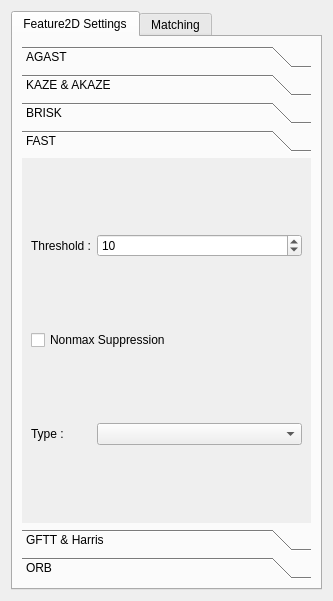
<?xml version="1.0" encoding="UTF-8"?>
<ui version="4.0">
 <class>PluginGui</class>
 <widget class="QWidget" name="PluginGui">
  <property name="geometry">
   <rect>
    <x>0</x>
    <y>0</y>
    <width>333</width>
    <height>601</height>
   </rect>
  </property>
  <property name="windowTitle">
   <string>Form</string>
  </property>
  <layout class="QGridLayout" name="gridLayout">
   <item row="0" column="0">
    <widget class="QTabWidget" name="tabWidget">
     <property name="currentIndex">
      <number>0</number>
     </property>
     <widget class="QWidget" name="tab">
      <attribute name="title">
       <string>Feature2D Settings</string>
      </attribute>
      <layout class="QGridLayout" name="gridLayout_8">
       <item row="0" column="0">
        <widget class="QToolBox" name="toolBox">
         <property name="currentIndex">
          <number>3</number>
         </property>
         <widget class="QWidget" name="page">
          <property name="geometry">
           <rect>
            <x>0</x>
            <y>0</y>
            <width>293</width>
            <height>348</height>
           </rect>
          </property>
          <attribute name="label">
           <string>AGAST</string>
          </attribute>
          <layout class="QGridLayout" name="gridLayout_2">
           <item row="0" column="1">
            <widget class="QSpinBox" name="agastThreshSpin">
             <property name="maximum">
              <number>255</number>
             </property>
             <property name="value">
              <number>10</number>
             </property>
            </widget>
           </item>
           <item row="0" column="0">
            <widget class="QLabel" name="label">
             <property name="sizePolicy">
              <sizepolicy hsizetype="Fixed" vsizetype="Preferred">
               <horstretch>0</horstretch>
               <verstretch>0</verstretch>
              </sizepolicy>
             </property>
             <property name="text">
              <string>Threshold :</string>
             </property>
            </widget>
           </item>
           <item row="1" column="0" colspan="2">
            <widget class="QCheckBox" name="agastNonmaxCheck">
             <property name="text">
              <string>Nonmax Suppression</string>
             </property>
            </widget>
           </item>
           <item row="2" column="0">
            <widget class="QLabel" name="label_2">
             <property name="sizePolicy">
              <sizepolicy hsizetype="Fixed" vsizetype="Preferred">
               <horstretch>0</horstretch>
               <verstretch>0</verstretch>
              </sizepolicy>
             </property>
             <property name="text">
              <string>Type :</string>
             </property>
            </widget>
           </item>
           <item row="2" column="1">
            <widget class="QComboBox" name="agastTypeCombo"/>
           </item>
          </layout>
         </widget>
         <widget class="QWidget" name="page_2">
          <property name="geometry">
           <rect>
            <x>0</x>
            <y>0</y>
            <width>293</width>
            <height>348</height>
           </rect>
          </property>
          <attribute name="label">
           <string>KAZE &amp;&amp; AKAZE</string>
          </attribute>
          <layout class="QGridLayout" name="gridLayout_3">
           <item row="2" column="0" colspan="2">
            <widget class="QCheckBox" name="kazeUprightCheck">
             <property name="text">
              <string>Upright</string>
             </property>
            </widget>
           </item>
           <item row="5" column="0">
            <widget class="QLabel" name="label_4">
             <property name="sizePolicy">
              <sizepolicy hsizetype="Fixed" vsizetype="Preferred">
               <horstretch>0</horstretch>
               <verstretch>0</verstretch>
              </sizepolicy>
             </property>
             <property name="text">
              <string>Nr. of Octaves :</string>
             </property>
             <property name="wordWrap">
              <bool>true</bool>
             </property>
            </widget>
           </item>
           <item row="6" column="0">
            <widget class="QLabel" name="label_5">
             <property name="sizePolicy">
              <sizepolicy hsizetype="Fixed" vsizetype="Preferred">
               <horstretch>0</horstretch>
               <verstretch>0</verstretch>
              </sizepolicy>
             </property>
             <property name="text">
              <string>Nr. of Octave Layers :</string>
             </property>
             <property name="wordWrap">
              <bool>true</bool>
             </property>
            </widget>
           </item>
           <item row="3" column="0">
            <widget class="QLabel" name="label_6">
             <property name="sizePolicy">
              <sizepolicy hsizetype="Fixed" vsizetype="Preferred">
               <horstretch>0</horstretch>
               <verstretch>0</verstretch>
              </sizepolicy>
             </property>
             <property name="text">
              <string>Descriptor Type :</string>
             </property>
             <property name="wordWrap">
              <bool>true</bool>
             </property>
            </widget>
           </item>
           <item row="6" column="1">
            <widget class="QSpinBox" name="kazeLayerSpin">
             <property name="maximum">
              <number>999</number>
             </property>
             <property name="value">
              <number>4</number>
             </property>
            </widget>
           </item>
           <item row="3" column="1">
            <widget class="QComboBox" name="akazeDescriptCombo"/>
           </item>
           <item row="1" column="0" colspan="2">
            <widget class="QCheckBox" name="kazeExtendCheck">
             <property name="text">
              <string>Extended</string>
             </property>
            </widget>
           </item>
           <item row="5" column="1">
            <widget class="QSpinBox" name="kazeOctaveSpin">
             <property name="maximum">
              <number>999</number>
             </property>
             <property name="value">
              <number>4</number>
             </property>
            </widget>
           </item>
           <item row="0" column="0" colspan="2">
            <widget class="QCheckBox" name="kazeAcceleratedCheck">
             <property name="text">
              <string>Accelerated</string>
             </property>
            </widget>
           </item>
           <item row="4" column="0">
            <widget class="QLabel" name="label_3">
             <property name="sizePolicy">
              <sizepolicy hsizetype="Fixed" vsizetype="Preferred">
               <horstretch>0</horstretch>
               <verstretch>0</verstretch>
              </sizepolicy>
             </property>
             <property name="text">
              <string>Threshold :</string>
             </property>
             <property name="wordWrap">
              <bool>true</bool>
             </property>
            </widget>
           </item>
           <item row="4" column="1">
            <widget class="QDoubleSpinBox" name="kazeThreshSpin">
             <property name="decimals">
              <number>6</number>
             </property>
             <property name="maximum">
              <double>10.000000000000000</double>
             </property>
             <property name="singleStep">
              <double>0.000100000000000</double>
             </property>
             <property name="value">
              <double>0.000100000000000</double>
             </property>
            </widget>
           </item>
           <item row="7" column="0">
            <widget class="QLabel" name="label_7">
             <property name="text">
              <string>Diffusivity :</string>
             </property>
             <property name="wordWrap">
              <bool>true</bool>
             </property>
            </widget>
           </item>
           <item row="7" column="1">
            <widget class="QComboBox" name="kazeDiffCombo"/>
           </item>
          </layout>
         </widget>
         <widget class="QWidget" name="page_3">
          <property name="geometry">
           <rect>
            <x>0</x>
            <y>0</y>
            <width>293</width>
            <height>348</height>
           </rect>
          </property>
          <attribute name="label">
           <string>BRISK</string>
          </attribute>
          <layout class="QGridLayout" name="gridLayout_4">
           <item row="0" column="0">
            <widget class="QLabel" name="label_8">
             <property name="sizePolicy">
              <sizepolicy hsizetype="Fixed" vsizetype="Preferred">
               <horstretch>0</horstretch>
               <verstretch>0</verstretch>
              </sizepolicy>
             </property>
             <property name="text">
              <string>Threshold :</string>
             </property>
            </widget>
           </item>
           <item row="0" column="1">
            <widget class="QSpinBox" name="briskThreshSpin">
             <property name="maximum">
              <number>999</number>
             </property>
             <property name="value">
              <number>30</number>
             </property>
            </widget>
           </item>
           <item row="1" column="0">
            <widget class="QLabel" name="label_9">
             <property name="sizePolicy">
              <sizepolicy hsizetype="Fixed" vsizetype="Preferred">
               <horstretch>0</horstretch>
               <verstretch>0</verstretch>
              </sizepolicy>
             </property>
             <property name="text">
              <string>Octaves :</string>
             </property>
            </widget>
           </item>
           <item row="2" column="0">
            <widget class="QLabel" name="label_10">
             <property name="sizePolicy">
              <sizepolicy hsizetype="Fixed" vsizetype="Preferred">
               <horstretch>0</horstretch>
               <verstretch>0</verstretch>
              </sizepolicy>
             </property>
             <property name="text">
              <string>Pattern Scale :</string>
             </property>
            </widget>
           </item>
           <item row="1" column="1">
            <widget class="QSpinBox" name="briskOctaveSpin">
             <property name="value">
              <number>3</number>
             </property>
            </widget>
           </item>
           <item row="2" column="1">
            <widget class="QDoubleSpinBox" name="briskScaleSpin">
             <property name="value">
              <double>1.000000000000000</double>
             </property>
            </widget>
           </item>
          </layout>
         </widget>
         <widget class="QWidget" name="page_4">
          <property name="geometry">
           <rect>
            <x>0</x>
            <y>0</y>
            <width>293</width>
            <height>348</height>
           </rect>
          </property>
          <attribute name="label">
           <string>FAST</string>
          </attribute>
          <layout class="QGridLayout" name="gridLayout_5">
           <item row="2" column="0">
            <widget class="QLabel" name="label_12">
             <property name="sizePolicy">
              <sizepolicy hsizetype="Fixed" vsizetype="Preferred">
               <horstretch>0</horstretch>
               <verstretch>0</verstretch>
              </sizepolicy>
             </property>
             <property name="text">
              <string>Type :</string>
             </property>
            </widget>
           </item>
           <item row="0" column="0">
            <widget class="QLabel" name="label_11">
             <property name="sizePolicy">
              <sizepolicy hsizetype="Fixed" vsizetype="Preferred">
               <horstretch>0</horstretch>
               <verstretch>0</verstretch>
              </sizepolicy>
             </property>
             <property name="text">
              <string>Threshold :</string>
             </property>
            </widget>
           </item>
           <item row="1" column="0" colspan="3">
            <widget class="QCheckBox" name="fastNonmaxCheck">
             <property name="text">
              <string>Nonmax Suppression</string>
             </property>
            </widget>
           </item>
           <item row="0" column="1" colspan="2">
            <widget class="QSpinBox" name="fastThreshSpin">
             <property name="value">
              <number>10</number>
             </property>
            </widget>
           </item>
           <item row="2" column="1" colspan="2">
            <widget class="QComboBox" name="fastTypeCombo"/>
           </item>
          </layout>
         </widget>
         <widget class="QWidget" name="page_5">
          <property name="geometry">
           <rect>
            <x>0</x>
            <y>0</y>
            <width>293</width>
            <height>348</height>
           </rect>
          </property>
          <attribute name="label">
           <string>GFTT &amp;&amp; Harris</string>
          </attribute>
          <layout class="QGridLayout" name="gridLayout_6">
           <item row="0" column="0" colspan="2">
            <widget class="QCheckBox" name="harrisCheck">
             <property name="text">
              <string>Use Harris</string>
             </property>
            </widget>
           </item>
           <item row="4" column="0">
            <widget class="QLabel" name="label_16">
             <property name="sizePolicy">
              <sizepolicy hsizetype="Fixed" vsizetype="Preferred">
               <horstretch>0</horstretch>
               <verstretch>0</verstretch>
              </sizepolicy>
             </property>
             <property name="text">
              <string>Min Distance :</string>
             </property>
            </widget>
           </item>
           <item row="2" column="0">
            <widget class="QLabel" name="label_14">
             <property name="sizePolicy">
              <sizepolicy hsizetype="Fixed" vsizetype="Preferred">
               <horstretch>0</horstretch>
               <verstretch>0</verstretch>
              </sizepolicy>
             </property>
             <property name="text">
              <string>Block Size :</string>
             </property>
            </widget>
           </item>
           <item row="3" column="0">
            <widget class="QLabel" name="label_15">
             <property name="sizePolicy">
              <sizepolicy hsizetype="Fixed" vsizetype="Preferred">
               <horstretch>0</horstretch>
               <verstretch>0</verstretch>
              </sizepolicy>
             </property>
             <property name="text">
              <string>Max Features :</string>
             </property>
            </widget>
           </item>
           <item row="1" column="0">
            <widget class="QLabel" name="label_13">
             <property name="sizePolicy">
              <sizepolicy hsizetype="Fixed" vsizetype="Preferred">
               <horstretch>0</horstretch>
               <verstretch>0</verstretch>
              </sizepolicy>
             </property>
             <property name="text">
              <string>K :</string>
             </property>
            </widget>
           </item>
           <item row="5" column="0">
            <widget class="QLabel" name="label_17">
             <property name="sizePolicy">
              <sizepolicy hsizetype="Fixed" vsizetype="Preferred">
               <horstretch>0</horstretch>
               <verstretch>0</verstretch>
              </sizepolicy>
             </property>
             <property name="text">
              <string>Quality Level :</string>
             </property>
            </widget>
           </item>
           <item row="2" column="1">
            <widget class="QSpinBox" name="gfttBlockSpin">
             <property name="value">
              <number>3</number>
             </property>
            </widget>
           </item>
           <item row="1" column="1">
            <widget class="QDoubleSpinBox" name="harrisKSpin">
             <property name="decimals">
              <number>5</number>
             </property>
             <property name="singleStep">
              <double>0.010000000000000</double>
             </property>
             <property name="value">
              <double>0.040000000000000</double>
             </property>
            </widget>
           </item>
           <item row="3" column="1">
            <widget class="QSpinBox" name="gfttMaxSpin">
             <property name="maximum">
              <number>999999</number>
             </property>
             <property name="value">
              <number>1000</number>
             </property>
            </widget>
           </item>
           <item row="5" column="1">
            <widget class="QDoubleSpinBox" name="gfttQualitySpin">
             <property name="decimals">
              <number>5</number>
             </property>
             <property name="maximum">
              <double>999.000000000000000</double>
             </property>
             <property name="singleStep">
              <double>0.010000000000000</double>
             </property>
             <property name="value">
              <double>0.010000000000000</double>
             </property>
            </widget>
           </item>
           <item row="4" column="1">
            <widget class="QDoubleSpinBox" name="gfttDistSpin">
             <property name="decimals">
              <number>5</number>
             </property>
             <property name="maximum">
              <double>99999.000000000000000</double>
             </property>
             <property name="value">
              <double>1.000000000000000</double>
             </property>
            </widget>
           </item>
          </layout>
          <zorder>label_13</zorder>
          <zorder>label_14</zorder>
          <zorder>label_15</zorder>
          <zorder>label_16</zorder>
          <zorder>label_17</zorder>
          <zorder>gfttBlockSpin</zorder>
          <zorder>harrisKSpin</zorder>
          <zorder>gfttMaxSpin</zorder>
          <zorder>gfttQualitySpin</zorder>
          <zorder>gfttDistSpin</zorder>
          <zorder>harrisCheck</zorder>
         </widget>
         <widget class="QWidget" name="page_6">
          <property name="geometry">
           <rect>
            <x>0</x>
            <y>0</y>
            <width>293</width>
            <height>348</height>
           </rect>
          </property>
          <attribute name="label">
           <string>ORB</string>
          </attribute>
          <layout class="QGridLayout" name="gridLayout_7">
           <item row="3" column="1">
            <widget class="QSpinBox" name="orbPatchSpin">
             <property name="value">
              <number>31</number>
             </property>
            </widget>
           </item>
           <item row="1" column="0">
            <widget class="QLabel" name="label_19">
             <property name="sizePolicy">
              <sizepolicy hsizetype="Fixed" vsizetype="Preferred">
               <horstretch>0</horstretch>
               <verstretch>0</verstretch>
              </sizepolicy>
             </property>
             <property name="text">
              <string>Scale Factor :</string>
             </property>
            </widget>
           </item>
           <item row="4" column="1">
            <widget class="QSpinBox" name="orbWtaSpin">
             <property name="value">
              <number>2</number>
             </property>
            </widget>
           </item>
           <item row="6" column="0">
            <widget class="QLabel" name="label_24">
             <property name="sizePolicy">
              <sizepolicy hsizetype="Fixed" vsizetype="Preferred">
               <horstretch>0</horstretch>
               <verstretch>0</verstretch>
              </sizepolicy>
             </property>
             <property name="text">
              <string>Fast Threshold :</string>
             </property>
            </widget>
           </item>
           <item row="3" column="0">
            <widget class="QLabel" name="label_21">
             <property name="sizePolicy">
              <sizepolicy hsizetype="Fixed" vsizetype="Preferred">
               <horstretch>0</horstretch>
               <verstretch>0</verstretch>
              </sizepolicy>
             </property>
             <property name="text">
              <string>Patch Size :</string>
             </property>
            </widget>
           </item>
           <item row="2" column="0">
            <widget class="QLabel" name="label_20">
             <property name="sizePolicy">
              <sizepolicy hsizetype="Fixed" vsizetype="Preferred">
               <horstretch>0</horstretch>
               <verstretch>0</verstretch>
              </sizepolicy>
             </property>
             <property name="text">
              <string>Nr. of Levels :</string>
             </property>
            </widget>
           </item>
           <item row="1" column="1">
            <widget class="QDoubleSpinBox" name="orbScaleSpin">
             <property name="value">
              <double>1.200000000000000</double>
             </property>
            </widget>
           </item>
           <item row="0" column="0">
            <widget class="QLabel" name="label_18">
             <property name="sizePolicy">
              <sizepolicy hsizetype="Fixed" vsizetype="Preferred">
               <horstretch>0</horstretch>
               <verstretch>0</verstretch>
              </sizepolicy>
             </property>
             <property name="text">
              <string>Nr. of Features :</string>
             </property>
            </widget>
           </item>
           <item row="0" column="1">
            <widget class="QSpinBox" name="orbFeaturesSpin">
             <property name="maximum">
              <number>9999</number>
             </property>
             <property name="value">
              <number>500</number>
             </property>
            </widget>
           </item>
           <item row="2" column="1">
            <widget class="QSpinBox" name="orbLevelsSpin">
             <property name="value">
              <number>8</number>
             </property>
            </widget>
           </item>
           <item row="4" column="0">
            <widget class="QLabel" name="label_22">
             <property name="sizePolicy">
              <sizepolicy hsizetype="Fixed" vsizetype="Preferred">
               <horstretch>0</horstretch>
               <verstretch>0</verstretch>
              </sizepolicy>
             </property>
             <property name="text">
              <string>WTA K:</string>
             </property>
            </widget>
           </item>
           <item row="5" column="0" colspan="2">
            <widget class="QCheckBox" name="orbFastCheck">
             <property name="text">
              <string>FAST (Instead of Harris)</string>
             </property>
            </widget>
           </item>
           <item row="6" column="1">
            <widget class="QSpinBox" name="orbFastSpin">
             <property name="maximum">
              <number>999</number>
             </property>
             <property name="value">
              <number>20</number>
             </property>
            </widget>
           </item>
          </layout>
         </widget>
        </widget>
       </item>
      </layout>
     </widget>
     <widget class="QWidget" name="tab_2">
      <attribute name="title">
       <string>Matching</string>
      </attribute>
      <layout class="QGridLayout" name="gridLayout_9">
       <item row="1" column="0">
        <layout class="QHBoxLayout" name="horizontalLayout_4">
         <item>
          <widget class="QPushButton" name="browseBtn">
           <property name="sizePolicy">
            <sizepolicy hsizetype="Fixed" vsizetype="Fixed">
             <horstretch>0</horstretch>
             <verstretch>0</verstretch>
            </sizepolicy>
           </property>
           <property name="text">
            <string>Browse for Second Image</string>
           </property>
          </widget>
         </item>
        </layout>
       </item>
       <item row="2" column="0">
        <layout class="QHBoxLayout" name="horizontalLayout">
         <item>
          <widget class="QLabel" name="label_23">
           <property name="sizePolicy">
            <sizepolicy hsizetype="Fixed" vsizetype="Preferred">
             <horstretch>0</horstretch>
             <verstretch>0</verstretch>
            </sizepolicy>
           </property>
           <property name="text">
            <string>Keypoint Detector:</string>
           </property>
          </widget>
         </item>
         <item>
          <widget class="QComboBox" name="keypointCombo"/>
         </item>
        </layout>
       </item>
       <item row="3" column="0">
        <layout class="QHBoxLayout" name="horizontalLayout_2">
         <item>
          <widget class="QLabel" name="label_25">
           <property name="sizePolicy">
            <sizepolicy hsizetype="Fixed" vsizetype="Preferred">
             <horstretch>0</horstretch>
             <verstretch>0</verstretch>
            </sizepolicy>
           </property>
           <property name="text">
            <string>Descriptor Extractor :</string>
           </property>
          </widget>
         </item>
         <item>
          <widget class="QComboBox" name="descriptorCombo"/>
         </item>
        </layout>
       </item>
       <item row="4" column="0">
        <layout class="QHBoxLayout" name="horizontalLayout_3">
         <item>
          <widget class="QLabel" name="label_26">
           <property name="sizePolicy">
            <sizepolicy hsizetype="Fixed" vsizetype="Preferred">
             <horstretch>0</horstretch>
             <verstretch>0</verstretch>
            </sizepolicy>
           </property>
           <property name="text">
            <string>Descriptor Matcher :</string>
           </property>
          </widget>
         </item>
         <item>
          <widget class="QComboBox" name="matcherCombo"/>
         </item>
        </layout>
       </item>
      </layout>
     </widget>
    </widget>
   </item>
  </layout>
 </widget>
 <resources/>
 <connections/>
</ui>
